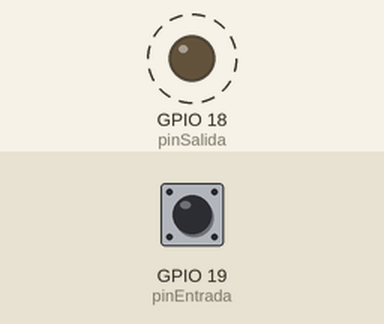
This program was run on a simulated ESP32. Shown: output pins drawn as LEDs (lit = HIGH). Dashed ring = blinking. The test bench sets the inputs (shaded band); at power-on: GPIO 19 (pinEntrada) LOW. What the program prints to the serial monitor is not drawn.

Above: at 1.2 s.
1.3 s: GPIO 19 (pinEntrada) pulsed HIGH 2 times (0.12 s each, 0.3 s apart)
Timing chart, 0 to 10.3 s (numbered marks = the images above; inputs shaded):
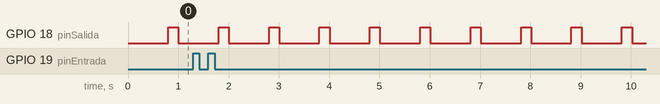

The program:

main.cpp
```cpp
#include <Arduino.h>

#define pinSalida 18
#define pinEntrada 19

float periodo = 0.0;
uint64_t t_alto = 0;
uint64_t last = 0;
uint64_t tiempoRising1 = 0;
uint64_t tiempoRising2 = 0;
uint64_t tiempoFalling = 0;
float duty = 0.0;
int ultimoEstado = HIGH;
bool estadoSalida = LOW;
bool primerFlanco = false;
int tiempoAlto = 200;
int tiempoBajo = 800;


void setup() {
  Serial.begin(115200);
  pinMode(pinSalida, OUTPUT);
  pinMode(pinEntrada, INPUT_PULLDOWN);
}

void loop() {
  if (estadoSalida == HIGH && millis() - last > tiempoAlto) {
    estadoSalida = LOW;
    digitalWrite(pinSalida, estadoSalida);
    last = millis();
} else if (estadoSalida == LOW && millis() - last > tiempoBajo) {
    estadoSalida = HIGH;
    digitalWrite(pinSalida, estadoSalida);
    last = millis();
}

  int estadoActual = digitalRead(pinEntrada);
  if (estadoActual != ultimoEstado){
    if (estadoActual == HIGH){
      if (!primerFlanco){
        tiempoRising1 = micros();
        primerFlanco = true;
      } else {
          tiempoRising2 = micros();
          periodo = tiempoRising2 - tiempoRising1;
          t_alto = tiempoFalling - tiempoRising1;
          duty = (t_alto / periodo) * 100;
          Serial.print("Frecuencia: ");
          Serial.print(1000000.0 / periodo);
          Serial.println(" Hz");
          Serial.print("Ciclo util: ");
          Serial.print(duty);
          Serial.println(" %");
          tiempoRising1 = tiempoRising2;
      }
    } else {
        tiempoFalling = micros();
    }
    ultimoEstado = estadoActual;
  }

}
```

Measured:
- by itself, GPIO 18 (pinSalida): alternates HIGH for 0.20 s and LOW for 0.80 s
